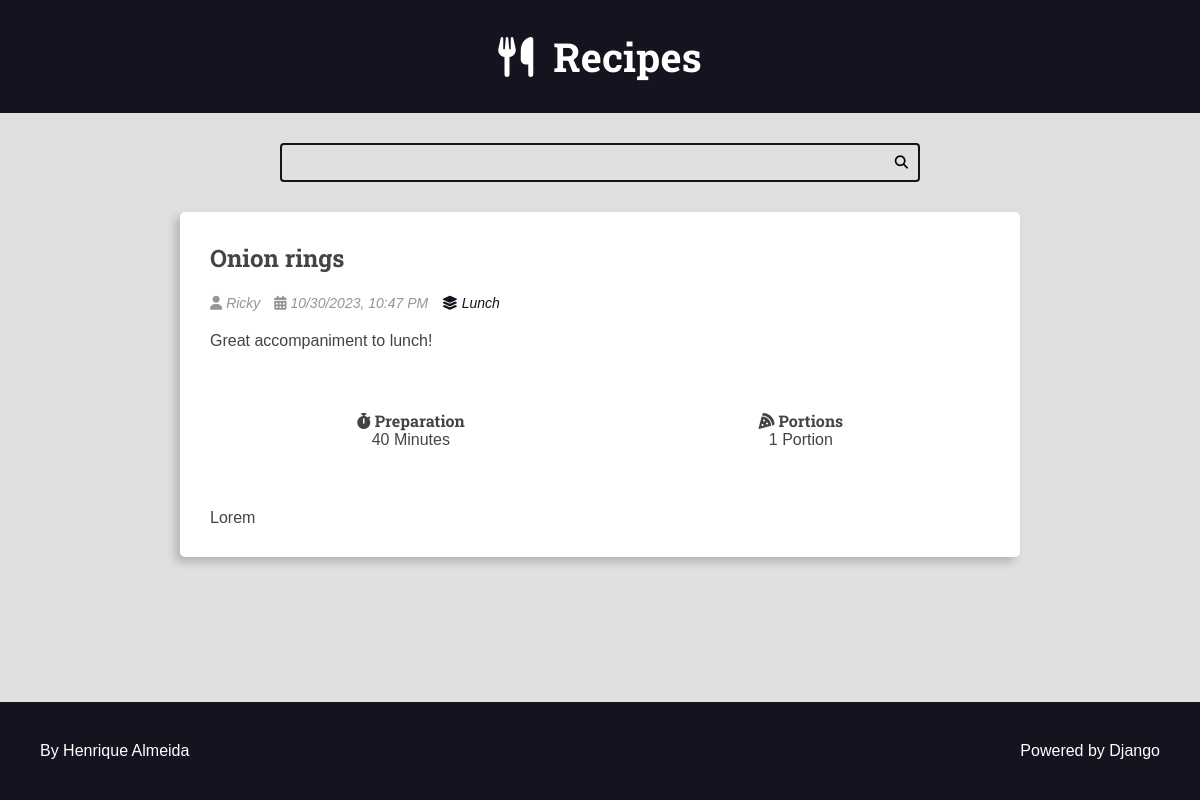
The page /recipes/9/ on the database its author committed.
### recipes/models.py (models this page shows, shortened)
class Recipe(models.Model):
    title = models.CharField(max_length=65)
    description = models.CharField(max_length=165)
    slug = models.SlugField(unique=True)
    preparation_time = models.IntegerField()
    preparation_time_unit = models.CharField(max_length=65)
    servings = models.IntegerField()
    servings_unit = models.CharField(max_length=65)
    preparation_steps = models.TextField()
    preparation_steps_is_html = models.BooleanField(default=False)
    created_at = models.DateTimeField(auto_now_add=True)
    updated_at = models.DateTimeField(auto_now=True)
    is_published = models.BooleanField(default=False)
    cover = models.ImageField(
        upload_to='recipes/covers/%Y/%m/%d/', blank=True, default=''
    )
    category = models.ForeignKey(
        Category, on_delete=models.SET_NULL, null=True, blank=True,
        default=None,
    )
    author = models.ForeignKey(
        User, on_delete=models.SET_NULL, null=True, blank=True, default=None,
    )

class Category(models.Model):
    name = models.CharField(max_length=65)

### recipes/views.py (the view)
# urls.py: path('recipes/<int:id>/', views.recipe, name='recipe'),
def recipe(request, id):
    recipe = get_object_or_404(Recipe, pk=id, is_published=True,)
    context = {
        'recipe': recipe,
        'is_detail_page': True,
    }
    return render(request, 'recipes/pages/recipe-view.html', context=context)

### recipes/templates/recipes/pages/recipe-view.html (shortened to what this page needs)
{% extends 'global/base.html' %}
{% block content %}
    <div class="main-content main-content-detail container">
      {% include 'recipes/partials/recipe.html' %}
    </div>
{% endblock content %}

### recipes/templates/recipes/partials/recipe.html (shortened to what this page needs)
<div class="recipe recipe-list-item">
  <div class="recipe-title-container">
    <h2 class="recipe-title">
      <a href="{% url 'recipes:recipe' recipe.id %}">
        {{ recipe.title }}
      </a>
    </h2>
  </div>
  <div class="recipe-author">
    {% if recipe.author.first_name is not None%}
    <span class="recipe-author-item">
      <i class="fas fa-user"></i>
      {% if recipe.author.first_name %}
      {{ recipe.author.first_name }} {{ recipe.author.last_name }}
      {% else %}
      {{ recipe.author.username}}
      {% endif %}
    </span>
    {% endif %}
    <span class="recipe-author-item">
      <i class="fas fa-calendar-alt"></i>
      {{ recipe.created_at|date:"m/d/Y" }}, {{ recipe.created_at|date:'h:i A' }}
    </span>
    {% if recipe.category is not None %}
    <span class="recipe-author-item">
      <a href="{% url 'recipes:category' recipe.category.id%}">
        <i class="fas fa-layer-group"></i>
        <span>{{ recipe.category.name }}</span>
      </a>
    </span>
    {% endif %}
  </div>
  <div class="recipe-content">
    <p>{{ recipe.description }}</p>
  </div>
  <div class="recipe-meta-container">
    <div class="recipe-meta recipe-preparation">
      <h3 class="recipe-meta-title"><i class="fas fa-stopwatch"></i> Preparation</h3>
      <div class="recipe-meta-text">
        {{ recipe.preparation_time }} {{ recipe.preparation_time_unit }}
      </div>
    </div>
    <div class="recipe-meta recipe-servings">
      <h3 class="recipe-meta-title"><i class="fas fa-pizza-slice"></i> Portions</h3>
      <div class="recipe-meta-text">
        {{ recipe.servings }} {{ recipe.servings_unit }}
      </div>
    </div>
  </div>
  {% if is_detail_page %}
  <div class="preparation-steps">
    {{ recipe.preparation_steps|safe }}
  </div>
  {% endif %}
</div>

### recipes/static/recipes/css/styles.css (style rules this page uses)
:root { --color-primary: #269fe6; --color-primary-hover: #2086c2; --color-primary-dark: #13141f; --color-primary-dark-hover: #212336; --color-primary-light: #d4ecfa; --color-primary-light-hover: #bdd8e7; --color-white: #fff; --color-black: #000; --color-dark-text: #444; --color-info-light: #cce5ff; --color-debug-light: #cce5ff; --color-success-light: #d4edda; --color-alert-light: #fff3cd; --color-warning-light: #fff3cd; --color-error-light: #f8d7da; --color-info-dark: #4d86c4; --color-debug-dark: #4d86c4; --color-success-dark: #4a9c5d; --color-alert-dark: #927f40; --color-warning-dark: #927f40; --color-error-dark: #da525d; --color-gray-0: #f9f9f9; --color-gray-1: #e0e0e0; --color-gray-2: #c7c7c7; --color-gray-3: #aeaeae; --color-gray-4: #959595; --color-gray-5: #7d7d7d; --color-gray-6: #646464; --color-gray-7: #4b4b4b; --color-gray-8: #323232; --color-gray-9: #191919; --font-primary: sans-serif; --font-headings: 'Roboto Slab', serif; --spacing-gutter-medium: 3rem; --spacing-gutter-large: 4rem; }
* { padding: 0; margin: 0; box-sizing: border-box; }
html { font-size: 62.5%; height: 100%; min-height: 100%; }
body { font-size: 1.6rem; font-family: var(--font-primary); background: var(--color-gray-1); color: var(--color-dark-text); display: flex; flex-direction: column; min-height: 100% }
h1, h2, h3, h4, h5, h6 { font-family: var(--font-headings); }
.container { max-width: 144rem; margin: 0 auto; padding: var(--spacing-gutter-medium); }
.main-content { padding-top: 0; }
.recipe { background: var(--color-white); box-shadow: -5px 5px 10px rgba(0, 0, 0, .2); transform: scale(1); transition: all 300ms ease-in-out; border-radius: .5rem; overflow: hidden; }
.recipe-list-item { max-width: 64rem; height: fit-content; }
.recipe-title-container { padding: var(--spacing-gutter-medium); padding-bottom: 2rem; }
.recipe-title-container a { text-decoration: none; color: var(--color-dark-text); }
.recipe-author { padding: 0 var(--spacing-gutter-medium); }
.recipe-content { padding: var(--spacing-gutter-medium); padding-top: 2rem; }
.recipe-author-item { color: var(--color-gray-4); margin-right: 1rem; font-style: italic; font-size: 1.4rem; }
.recipe-author a { color: var(--color-primary-dark); transition: all 300ms ease-in-out; text-decoration: none; }
.recipe-meta-container { display: flex; flex-flow: row wrap; padding: var(--spacing-gutter-medium); }
.recipe-meta { display: flex; flex-flow: column nowrap; flex-shrink: 1; flex-grow: 1; text-align: center; }
.recipe-meta-title { font-size: 1.6rem; }
.main-content-detail .recipe-list-item { max-width: 84rem; margin: 0 auto; }
.preparation-steps { padding: var(--spacing-gutter-medium); }

### rows shown on the page
Recipe: title "Onion rings", author.first_name "Ricky", created_at "10/30/2023", created_at "10:47 PM", category.name "Lunch", description "Great accompaniment to lunch!", preparation_time "40", preparation_time_unit "Minutes", servings "1", servings_unit "Portion", preparation_steps "Lorem"
